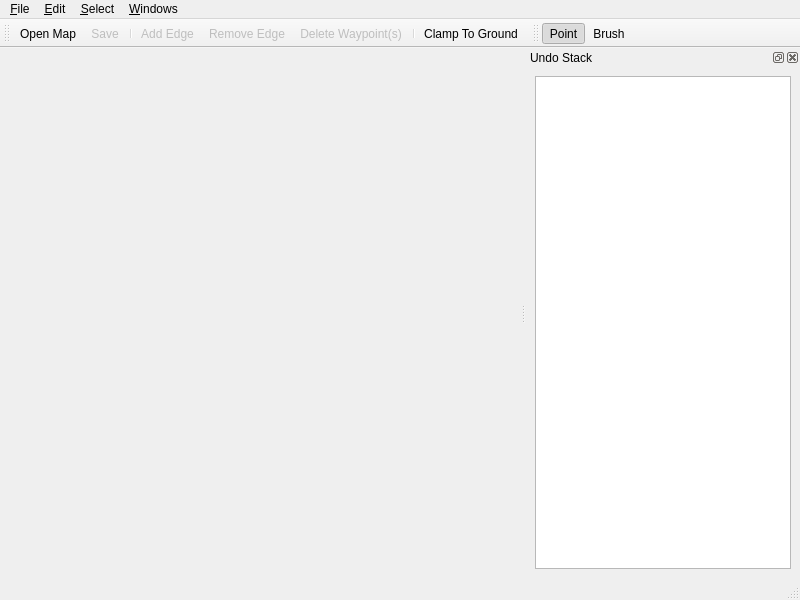
<?xml version="1.0" encoding="UTF-8"?>
<ui version="4.0">
 <class>MainWindow</class>
 <widget class="QMainWindow" name="MainWindow">
  <property name="geometry">
   <rect>
    <x>0</x>
    <y>0</y>
    <width>800</width>
    <height>600</height>
   </rect>
  </property>
  <property name="windowTitle">
   <string>AI Utility[*]</string>
  </property>
  <widget class="QWidget" name="centralwidget"/>
  <widget class="QMenuBar" name="menubar">
   <property name="geometry">
    <rect>
     <x>0</x>
     <y>0</y>
     <width>800</width>
     <height>20</height>
    </rect>
   </property>
   <widget class="QMenu" name="menuFile">
    <property name="title">
     <string>&amp;File</string>
    </property>
    <addaction name="mActionOpenMap"/>
    <addaction name="mActionCloseMap"/>
    <addaction name="mChangeContextAction"/>
    <addaction name="separator"/>
    <addaction name="mActionSave"/>
    <addaction name="separator"/>
    <addaction name="mActionQuit"/>
   </widget>
   <widget class="QMenu" name="menuEdit">
    <property name="title">
     <string>&amp;Edit</string>
    </property>
    <addaction name="separator"/>
    <addaction name="mActionAddEdge"/>
    <addaction name="mActionRemoveEdge"/>
    <addaction name="mActionDeleteSelectedWaypoints"/>
    <addaction name="mActionGroundClamp"/>
    <addaction name="mActionRenderingOptions"/>
    <addaction name="mActionPreferences"/>
   </widget>
   <widget class="QMenu" name="menuWindows">
    <property name="title">
     <string>&amp;Windows</string>
    </property>
   </widget>
   <widget class="QMenu" name="menu_Select">
    <property name="title">
     <string>&amp;Select</string>
    </property>
    <widget class="QMenu" name="menuMode">
     <property name="title">
      <string>&amp;Mode</string>
     </property>
     <addaction name="mActionSelectPointMode"/>
     <addaction name="mActionSelectionBrushMode"/>
    </widget>
    <addaction name="mActionSelectAllWaypoints"/>
    <addaction name="mActionDeselectAllWaypoints"/>
    <addaction name="mActionSelectInverseWaypoints"/>
    <addaction name="menuMode"/>
   </widget>
   <addaction name="menuFile"/>
   <addaction name="menuEdit"/>
   <addaction name="menu_Select"/>
   <addaction name="menuWindows"/>
  </widget>
  <widget class="QStatusBar" name="statusbar"/>
  <widget class="QToolBar" name="toolBar">
   <property name="windowTitle">
    <string>toolBar</string>
   </property>
   <attribute name="toolBarArea">
    <enum>TopToolBarArea</enum>
   </attribute>
   <attribute name="toolBarBreak">
    <bool>false</bool>
   </attribute>
   <addaction name="mActionOpenMap"/>
   <addaction name="mActionSave"/>
   <addaction name="separator"/>
   <addaction name="mActionAddEdge"/>
   <addaction name="mActionRemoveEdge"/>
   <addaction name="mActionDeleteSelectedWaypoints"/>
   <addaction name="separator"/>
   <addaction name="mActionGroundClamp"/>
  </widget>
  <widget class="QDockWidget" name="undoStack">
   <property name="windowTitle">
    <string>Undo Stack</string>
   </property>
   <attribute name="dockWidgetArea">
    <number>2</number>
   </attribute>
   <widget class="QWidget" name="dockWidgetContents">
    <layout class="QHBoxLayout" name="horizontalLayout">
     <item>
      <widget class="QUndoView" name="undoView"/>
     </item>
    </layout>
   </widget>
  </widget>
  <widget class="QToolBar" name="selectModeToolBar">
   <property name="windowTitle">
    <string>Select Mode Toolbar</string>
   </property>
   <attribute name="toolBarArea">
    <enum>TopToolBarArea</enum>
   </attribute>
   <attribute name="toolBarBreak">
    <bool>false</bool>
   </attribute>
   <addaction name="mActionSelectPointMode"/>
   <addaction name="mActionSelectionBrushMode"/>
  </widget>
  <action name="actionQuit">
   <property name="text">
    <string>Quit</string>
   </property>
  </action>
  <action name="mActionQuit">
   <property name="text">
    <string>&amp;Quit</string>
   </property>
  </action>
  <action name="mChangeContextAction">
   <property name="text">
    <string>Change Project Context</string>
   </property>
  </action>
  <action name="mActionOpenMap">
   <property name="icon">
    <iconset resource="AIUtilityResources.qrc">
     <normaloff>:/STAGE/icons/openmap_small.png</normaloff>:/STAGE/icons/openmap_small.png</iconset>
   </property>
   <property name="text">
    <string>&amp;Open Map</string>
   </property>
   <property name="shortcut">
    <string>Ctrl+O</string>
   </property>
  </action>
  <action name="mActionCloseMap">
   <property name="text">
    <string>&amp;Close Map</string>
   </property>
  </action>
  <action name="mActionRenderingOptions">
   <property name="text">
    <string>Rendering Options</string>
   </property>
  </action>
  <action name="mActionSave">
   <property name="enabled">
    <bool>false</bool>
   </property>
   <property name="icon">
    <iconset resource="AIUtilityResources.qrc">
     <normaloff>:/STAGE/icons/savemap_small.png</normaloff>:/STAGE/icons/savemap_small.png</iconset>
   </property>
   <property name="text">
    <string>&amp;Save</string>
   </property>
   <property name="shortcut">
    <string>Ctrl+S</string>
   </property>
  </action>
  <action name="mActionAddEdge">
   <property name="enabled">
    <bool>false</bool>
   </property>
   <property name="icon">
    <iconset resource="AIUtilityResources.qrc">
     <normaloff>:/images/addedge.png</normaloff>:/images/addedge.png</iconset>
   </property>
   <property name="text">
    <string>Add Edge</string>
   </property>
  </action>
  <action name="mActionRemoveEdge">
   <property name="enabled">
    <bool>false</bool>
   </property>
   <property name="icon">
    <iconset resource="AIUtilityResources.qrc">
     <normaloff>:/images/removeedge.png</normaloff>:/images/removeedge.png</iconset>
   </property>
   <property name="text">
    <string>Remove Edge</string>
   </property>
  </action>
  <action name="mActionDeleteSelectedWaypoints">
   <property name="enabled">
    <bool>false</bool>
   </property>
   <property name="icon">
    <iconset resource="AIUtilityResources.qrc">
     <normaloff>:/STAGE/icons/trash_small.png</normaloff>:/STAGE/icons/trash_small.png</iconset>
   </property>
   <property name="text">
    <string>Delete Waypoint(s)</string>
   </property>
   <property name="toolTip">
    <string>Delete selected waypoints.</string>
   </property>
  </action>
  <action name="mActionSelectAllWaypoints">
   <property name="text">
    <string>&amp;Select All Waypoint</string>
   </property>
   <property name="shortcut">
    <string>Ctrl+A</string>
   </property>
  </action>
  <action name="mActionDeselectAllWaypoints">
   <property name="text">
    <string>&amp;Deselect All Waypoints</string>
   </property>
   <property name="shortcut">
    <string>Ctrl+D</string>
   </property>
  </action>
  <action name="mActionSelectInverseWaypoints">
   <property name="text">
    <string>&amp;Inverse</string>
   </property>
   <property name="shortcut">
    <string>Ctrl+I</string>
   </property>
  </action>
  <action name="mActionSelectPointMode">
   <property name="checkable">
    <bool>true</bool>
   </property>
   <property name="checked">
    <bool>true</bool>
   </property>
   <property name="icon">
    <iconset resource="AIUtilityResources.qrc">
     <normaloff>:/images/pointselectmode.png</normaloff>:/images/pointselectmode.png</iconset>
   </property>
   <property name="text">
    <string>&amp;Point</string>
   </property>
   <property name="toolTip">
    <string>Point Select Mode</string>
   </property>
  </action>
  <action name="mActionSelectionBrushMode">
   <property name="checkable">
    <bool>true</bool>
   </property>
   <property name="icon">
    <iconset resource="AIUtilityResources.qrc">
     <normaloff>:/images/brushselectmode.png</normaloff>:/images/brushselectmode.png</iconset>
   </property>
   <property name="text">
    <string>&amp;Brush</string>
   </property>
   <property name="toolTip">
    <string>Brush Select Mode</string>
   </property>
  </action>
  <action name="mActionPreferences">
   <property name="text">
    <string>Preferences</string>
   </property>
  </action>
  <action name="mActionGroundClamp">
   <property name="text">
    <string>Clamp To Ground</string>
   </property>
   <property name="toolTip">
    <string>Clamp the selected waypoints to the ground</string>
   </property>
  </action>
 </widget>
 <customwidgets>
  <customwidget>
   <class>QUndoView</class>
   <extends>QListView</extends>
   <header>qundoview.h</header>
  </customwidget>
 </customwidgets>
 <resources>
  <include location="AIUtilityResources.qrc"/>
 </resources>
 <connections>
  <connection>
   <sender>mActionQuit</sender>
   <signal>triggered()</signal>
   <receiver>MainWindow</receiver>
   <slot>close()</slot>
   <hints>
    <hint type="sourcelabel">
     <x>-1</x>
     <y>-1</y>
    </hint>
    <hint type="destinationlabel">
     <x>399</x>
     <y>299</y>
    </hint>
   </hints>
  </connection>
 </connections>
</ui>
